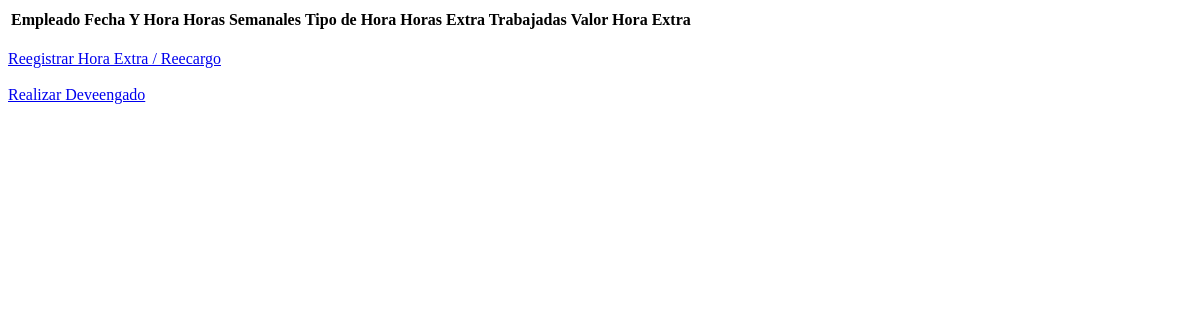
The page /devengados/ on the database as committed earlier.
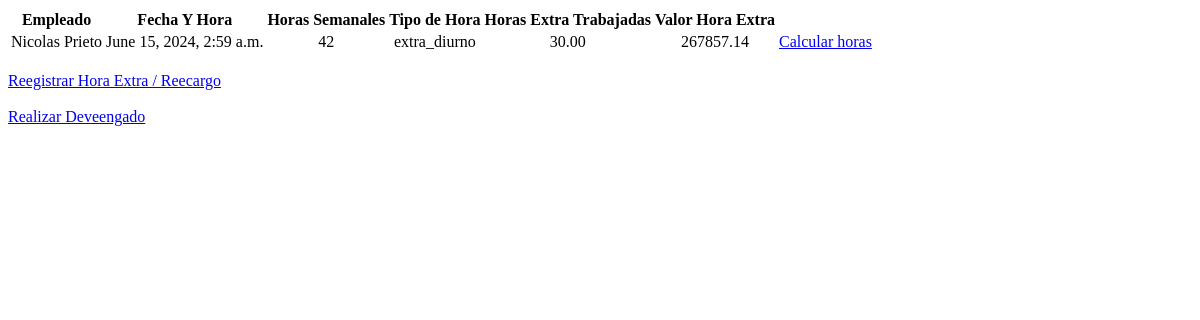
The same page on the database as committed later.
### devengos/models.py (models this page shows, shortened)
class HoraExtra(models.Model):
    nro_documento = models.ForeignKey('gestion_empleados.Empleado', on_delete=models.CASCADE, null=True)
    fecha_hora = models.DateTimeField(help_text="Fecha y hora de la hora extra")
    semanal = [
        ('42', '42 Horas'),
        ('43', '43 Horas'),
        ('44', '44 Horas'),
        ('45', '45 Horas'),
        ('46', '46 Horas'),
        ('47', '47 Horas'),
        ]
    horas_Semanales = models.CharField(max_length=3, choices=semanal,blank=True, null=True, help_text="Horas semanales Trbajadas")
    tipo_Hora = models.ForeignKey(TipoHoraRecargo,on_delete=models.CASCADE, null=True)
    horas_trabajadas = models.DecimalField(max_digits=5,blank=True, null=True, decimal_places=2, help_text="Número de horas trabajadas")
    valor = models.DecimalField(max_digits=10,blank=True, null=True, decimal_places=2, help_text="Valor de las horas trabajadas")

class TipoHoraRecargo(models.Model):
    TIPOS_HORA_RECARGO = [
        ('extra_diurno', 'Hora extra diurno'),
        ('extra_nocturno', 'Hora extra nocturno'),
        ('extra_diurno_dominical_festivo', 'Hora extra diurno dominical y festivo'),
        ('extra_nocturno_dominical_festivo', 'Hora extra nocturno en domingos y festivos'),
        ('recargo_nocturno', 'recargo nocturno'),
        ('recargo_dominical_festivo', 'recargo dominical y festivo'),
        ('recargo_nocturno_dominical_festivo', 'recargo nocturno en dominical y festivo'),
    ]
    tipo_hora_recargo = models.CharField(max_length=50, choices=TIPOS_HORA_RECARGO, help_text="Tipo de hora con recargo")
    porc_hora_recargo = models.DecimalField(max_digits=5, decimal_places=2, help_text="Porcentaje del recargo de la hora")

### gestion_empleados/models.py (models this page shows)
class Empleado(models.Model):
    TIPO_DOCUMENTO_CHOICES = (
        ('CC', 'Cédula de Ciudadanía'),
        ('CE', 'Cédula de Extranjería'),
        ('PSP', 'Pasaporte'),
    )
    tipo_documento = models.CharField(max_length=20, choices=TIPO_DOCUMENTO_CHOICES)
    fecha_expedicion = models.DateField()
    nro_documento = models.CharField(primary_key=True, max_length=20)
    password = models.CharField(max_length=100)
    correo = models.EmailField()
    estado_cuenta = models.BooleanField(default=False) #Toda cuenta creada debera ser activada por medio de correo electronico
    ciudad = models.ForeignKey(Ciudad, on_delete=models.CASCADE, null=True)
    nombre1 = models.CharField(max_length=255)
    nombre2 = models.CharField(max_length=255, blank=True, null=True)
    apellido1 = models.CharField(max_length=255)
    apellido2 = models.CharField(max_length=255, blank=True, null=True)
    numero_celular = models.CharField(max_length=20, blank=True, null=True)
    fecha_nacimiento = models.DateField(blank=True, null=True)
    salario_base= models.IntegerField(blank=True, null=True)
    fecha_ingreso = models.DateField(blank=True, null=True)
    ROL_CHOICES = [
        ('GESTOR', 'Gestor'),
        ('OPERADOR', 'Operador'),
        ('LECTOR', 'Lector'),
    ]
    rol = models.CharField(max_length=8, choices=ROL_CHOICES, default='GESTOR')
    TIPO_EMPLEADO_CHOICES = [
        ('INDEPENDIENTE', 'Independiente'),
        ('DEPENDIENTE', 'Dependiente'),
    ]
    tipo_empleado = models.CharField(max_length=13, choices=TIPO_EMPLEADO_CHOICES, blank=True, null=True)
    auxilio_transporte = models.BooleanField(default=True)
    direccion = models.CharField(max_length=255, blank=True, null=True)
    documento_identidad = models.FileField(upload_to='documentos/', blank=True, null=True)
    estado_civil = models.CharField(max_length=20, blank=True, null=True)
    nivel_riesgo = models.ForeignKey('deducciones.NivelRiesgo', on_delete=models.CASCADE, null=True)
    def __str__(self):
        return f"{self.nro_documento}"

### devengos/views.py (the view)
# urls.py: path('',views.listarHoras, name='horas'),
def listarHoras(request):
    horas = HoraExtra.objects.all()
    return render(request, 'horas.html',{'horas': horas})

### templates/horas.html (shortened to what this page needs)
{% load static %}
<!DOCTYPE html>
<html lang="en">
<head>
</head>
<body>
    <table style="text-align: center;">
        <tr>
            <th>Empleado</th>
            <th>Fecha Y Hora</th>
            <th>Horas Semanales</th>
            <th>Tipo de Hora</th>
            <th> Horas Extra Trabajadas</th>
            <th>Valor Hora Extra</th>
        </tr>
        {% for emp in horas %}
        <tr>
            <td>{{ emp.nro_documento.nombre1 }} {{ emp.nro_documento.apellido1 }}</td>
            <td>{{ emp.fecha_hora }}</td>
            <td>{{ emp.horas_Semanales }}</td>
            <td>{{ emp.tipo_Hora.tipo_hora_recargo }}</td>
            <td>{{ emp.horas_trabajadas }}</td>
            <td>{{ emp.valor }}</td>
            <td><a type="submit" href="{% url 'calcula' emp.nro_documento %}">Calcular horas</a></td>
        </tr>
        {% endfor %}
    </table>
    <br>
    <a href="{% url 'nuevo_Horo' %}">Reegistrar Hora Extra / Reecargo</a><br><br>
    <a href="{% url 'buscar_empleado' %}">Realizar Deveengado</a>
</body>
</html>

Rows that differ between the two databases and show on the page:
added HoraExtra: nro_documento.nombre1 "Nicolas", nro_documento.apellido1 "Prieto", fecha_hora "June 15, 2024, 2:59 a.m.", horas_Semanales "42", tipo_Hora.tipo_hora_recargo "extra_diurno", horas_trabajadas "30.00", valor "267857.14"
